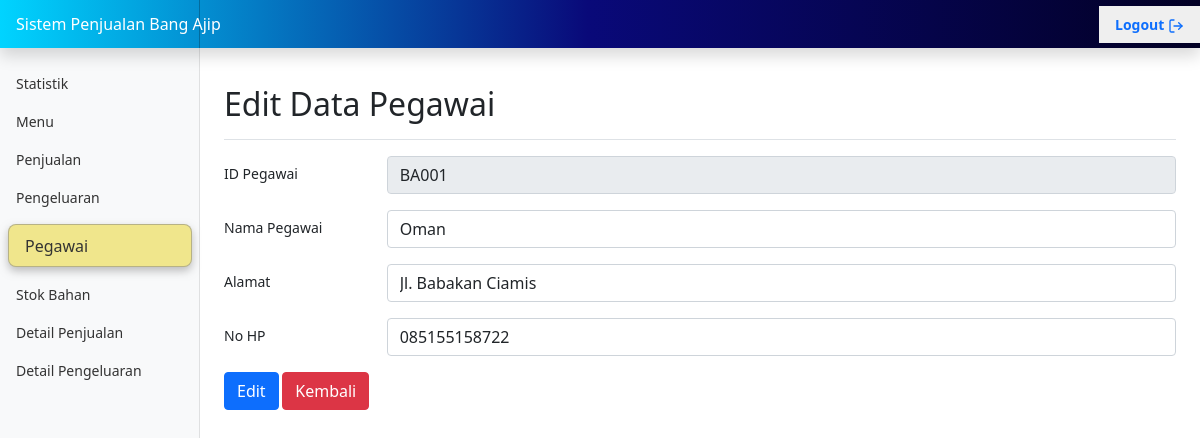
The page /pages/pegawai-form-edit.php?id_pegawai=BA001 (signed in) on the database its author committed.
### tables this page shows
CREATE TABLE `pegawai` (
  `id_pegawai` varchar(5) NOT NULL,
  `password` varchar(15) NOT NULL,
  `nama_pegawai` varchar(30) NOT NULL,
  `alamat` varchar(30) NOT NULL,
  `no_hp` varchar(15) NOT NULL
);

### pages/pegawai-form-edit.php (the view, shortened to what this page needs)
<?php include_once("../functions/functions.php"); ?>
<!doctype html>
<html lang="en">
<?php include_once("../head.php"); ?>
<body>
    <div class="container-fluid">
        <div class="row">
            <main class="col-md-9 ms-sm-auto col-lg-10 px-md-4">
                <div class="d-flex justify-content-between flex-wrap flex-md-nowrap align-items-center pt-3 pb-2 mb-3 border-bottom">
                    <h1 class="h2">Edit Data Pegawai</h1>
                </div>
                <?php
                if (isset($_GET["id_pegawai"])) {
                    $id_pegawai = $mysqli->escape_string($_GET["id_pegawai"]);
                    if ($data = getDataPegawai($id_pegawai)) {
                ?>
                        <form method="POST" name="form-edit-pegawai" action="pegawai-edit.php">
                            <div class="row mb-3">
                                <label for="inputIdPegawai" class="col-sm-2 col-form-label">ID Pegawai</label>
                                <div class="col-sm-10">
                                    <input type="text" name="inputIdPegawai" class="form-control" value="<?php echo $data["id_pegawai"]; ?>" placeholder="Diisi huruf 'B' diikuti 3 angka. Contoh: B123" readonly>
                                </div>
                            </div>
                            <div class="row mb-3">
                                <label for="inputNamaPegawai" class="col-sm-2 col-form-label">Nama Pegawai</label>
                                <div class="col-sm-10">
                                    <input type="text" class="form-control" id="inputNamaPegawai" name=" inputNamaPegawai" value="<?php echo $data["nama_pegawai"]; ?>">
                                </div>
                            </div>
                            <div class="row mb-3">
                                <label for="inputAlamat" class="col-sm-2 col-form-label">Alamat</label>
                                <div class="col-sm-10">
                                    <input type="text" class="form-control" id="inputAlamat" name="inputAlamat" value="<?php echo $data["alamat"]; ?>">
                                </div>
                            </div>
                            <div class="row mb-3">
                                <label for="inputNoHp" class="col-sm-2 col-form-label">No HP</label>
                                <div class="col-sm-10">
                                    <input type="text" class="form-control" id="inputNoHp" name="inputNoHp" value="<?php echo $data["no_hp"]; ?>">
                                </div>
                            </div>
                            <button type="submit" class="btn btn-primary" name="tblEdit">Edit</button>
                            <a href="pegawai.php"><button type="button" class="btn btn-danger">Kembali</button></a>
                        </form>
                    <?php
                    } else {
                        echo "<div class='alert alert-danger' role='alert'>Data nim tidak ditemukan</div>";
                    }
                    ?>
                <?php
                } else {
                    echo "<div class='alert alert-danger' role='alert'>Data tidak ditemukan</div>";
                }
                ?>
            </main>
        </div>
    </div>
</body>
</html>

### style/dashboard.css (style rules this page uses)
body { font-size: .875rem; }

### rows shown on the page
pegawai: inputIdPegawai "BA001", nama_pegawai "Oman", inputAlamat "Jl. Babakan Ciamis", inputNoHp "085155158722"
